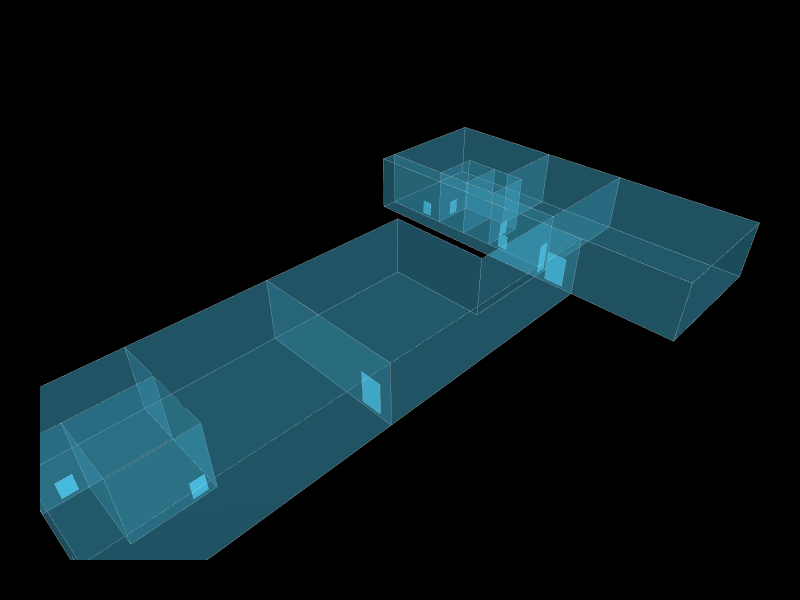

Notebook cell for this chart:
### Markdown cell above
## 10. Load Doors

### Code cell
DOOR_PATH = r"C:\\Users\\etmaglari\\IAAC\\etmaglari_gML\\R01\\Rhino_Doors_ETM.obj"

door_objects = Topology.ByOBJPath(DOOR_PATH, selfMerge=False)
door_cluster = door_objects[0] if isinstance(door_objects, list) else door_objects
doors        = Topology.Faces(door_cluster)

for d in doors:
    Topology.SetDictionary(d, Dictionary.ByKeysValues(["color"], ["#4CC9F0"]))

print(f"Doors found: {len(doors)}")

fig = Topology.Show(
    clean, door_cluster,
    faceColor="#4CC9F0", faceOpacity=0.25,
    edgeColor="white", edgeWidth=0.5,
    showVertices=False,
    backgroundColor="black",
    width=800, height=600,
    renderer=renderer
)
if fig:
    fig.write_html("Images/05_doors.html")

### Figure 1 — Plotly figure (JSON) as saved in the notebook; plotly's stock layout.template omitted (floating-point values rounded to 4 significant figures; data arrays with more than 128 entries replaced by an {"elided": "..."} marker saying what was removed)
{"data": [{"hoverinfo": "text", "legendgroup": "2", "legendrank": 2, "line": {"color": "white", "dash": "solid", "width": 0.5}, "marker": {"size": 0}, "mode": "lines", "name": "1: Untitled (Edges)", "showlegend": false, "text": "", "type": "scatter3d", "x": {"elided": "300 int values"}, "y": {"elided": "300 int values"}, "z": {"elided": "300 int values"}}, {"cmax": 1, "cmin": 0, "color": "#4CC9F0", "colorscale": [[0, "#440154"], [0.1111, "#482878"], [0.2222, "#3e4989"], [0.3333, "#31688e"], [0.4444, "#26828e"], [0.5556, "#1f9e89"], [0.6667, "#35b779"], [0.7778, "#6ece58"], [0.8889, "#b5de2b"], [1, "#fde725"]], "flatshading": true, "hoverinfo": "text", "hovertext": "", "i": [0, 0, 4, 4, 8, 8, 12, 12, 13, 13, 16, 17, 14, 2, 10, 18, 18, 16, 3, 12, 24, 24, 25, 15, 15, 22, 26, 26, 15, 15, 30, 30, 34, 34, 34, 35, 40, 40, 38, 38, 16, 16, 25, 25, 2, 3, 46, 46, 7, 7, 4, 5, 54, 54, 20, 20], "j": [1, 2, 5, 6, 9, 11, 13, 14, 12, 11, 13, 13, 13, 17, 14, 19, 2, 20, 21, 23, 23, 3, 21, 9, 24, 23, 27, 28, 14, 10, 31, 32, 35, 36, 38, 34, 41, 42, 39, 44, 23, 22, 19, 18, 19, 2, 47, 49, 6, 50, 52, 4, 55, 56, 22, 21], "k": [2, 3, 6, 7, 10, 9, 14, 15, 11, 8, 8, 16, 17, 16, 17, 2, 20, 2, 22, 11, 12, 23, 3, 24, 12, 3, 28, 29, 10, 9, 32, 33, 36, 37, 39, 39, 42, 43, 44, 45, 22, 20, 18, 21, 25, 25, 48, 47, 50, 51, 53, 53, 56, 57, 21, 18], "legendgroup": "3", "legendrank": 3, "lighting": {"facenormalsepsilon": 0}, "name": "1: Untitled (Faces)", "opacity": 0.25, "showlegend": false, "showscale": false, "text": "", "type": "mesh3d", "x": [99, 99, 60, 60, 15, 15, 5, 5, 75, 75, 75, 75, 99, 99, 99, 99, 75, 75, 0, 60, 0, 0, 0, 75, 75, 60, 78, 78, 78, 78, 99, 99, 86, 86, 86, 86, 78, 78, 86, 86, 86, 86, 78, 78, 78, 78, 35, 35, 35, 35, 5, 5, 15, 15, 15, 15, 0, 0], "y": [7, 7, 7, 7, 7, 7, 7, 7, -17, 43, 43, -17, -17, -17, 43, 43, 0, 7, 24, 24, 0, 24, 0, 0, 7, 24, 7, 7, 43, 43, 22, 22, 22, 22, 19, 19, 19, 19, 31, 31, 25, 25, 25, 25, 31, 31, 0, 24, 24, 0, 17, 17, 24, 24, 17, 17, 17, 17], "z": [10, 0, 0, 10, 0, 10, 10, 0, 0, 10, 0, 10, 10, 0, 0, 10, 0, 0, 0, 0, 0, 10, 10, 10, 10, 10, 10, 0, 0, 10, 10, 0, 0, 10, 10, 0, 0, 10, 10, 0, 10, 0, 0, 10, 0, 10, 0, 10, 0, 10, 10, 0, 0, 10, 10, 0, 0, 10]}, {"hoverinfo": "text", "legendgroup": "6", "legendrank": 6, "line": {"color": "white", "dash": "solid", "width": 0.5}, "marker": {"size": 0}, "mode": "lines", "name": "2: Default (Edges)", "showlegend": false, "text": "", "type": "scatter3d", "x": [78, 78, null, 78, 78, null, 78, 78, null, 78, 78, null, 82.9, 81.1, null, 81.1, 81.1, null, 81.1, 82.9, null, 82.9, 82.9, null, 82.9, 82.9, null, 82.9, 81.1, null, 81.1, 81.1, null, 81.1, 82.9, null, 78, 78, null, 78, 78, null, 78, 78, null, 78, 78, null, 75.62, 77.38, null, 77.38, 77.38, null, 77.38, 75.62, null, 75.62, 75.62, null, 75, 75, null, 75, 75, null, 75, 75, null, 75, 75, null, 14, 12.2, null, 12.2, 12.2, null, 12.2, 14, null, 14, 14, null, 35, 35, null, 35, 35, null, 35, 35, null, 35, 35, null, 4, 2.2, null, 2.2, 2.2, null, 2.2, 4, null, 4, 4, null, 0, 0, null, 0, 0, null, 0, 0, null, 0, 0, null], "y": [35, 33.2, null, 33.2, 33.2, null, 33.2, 35, null, 35, 35, null, 31, 31, null, 31, 31, null, 31, 31, null, 31, 31, null, 19, 19, null, 19, 19, null, 19, 19, null, 19, 19, null, 17, 15.2, null, 15.2, 15.2, null, 15.2, 17, null, 17, 17, null, 7, 7, null, 7, 7, null, 7, 7, null, 7, 7, null, 1.875, 5.125, null, 5.125, 5.125, null, 5.125, 1.875, null, 1.875, 1.875, null, 7, 7, null, 7, 7, null, 7, 7, null, 7, 7, null, 1.875, 5.125, null, 5.125, 5.125, null, 5.125, 1.875, null, 1.875, 1.875, null, 17, 17, null, 17, 17, null, 17, 17, null, 17, 17, null, 1.875, 5.125, null, 5.125, 5.125, null, 5.125, 1.875, null, 1.875, 1.875, null], "z": [3, 3, null, 3, 0.5, null, 0.5, 0.5, null, 0.5, 3, null, 0.5, 0.5, null, 0.5, 3, null, 3, 3, null, 3, 0.5, null, 3, 0.5, null, 0.5, 0.5, null, 0.5, 3, null, 3, 3, null, 0.5, 0.5, null, 0.5, 3, null, 3, 3, null, 3, 0.5, null, 5.5, 5.5, null, 5.5, 0.5, null, 0.5, 0.5, null, 0.5, 5.5, null, 0.5, 0.5, null, 0.5, 5.5, null, 5.5, 5.5, null, 5.5, 0.5, null, 3, 3, null, 3, 0.5, null, 0.5, 0.5, null, 0.5, 3, null, 0.5, 0.5, null, 0.5, 5.5, null, 5.5, 5.5, null, 5.5, 0.5, null, 3, 3, null, 3, 0.5, null, 0.5, 0.5, null, 0.5, 3, null, 5.5, 5.5, null, 5.5, 0.5, null, 0.5, 0.5, null, 0.5, 5.5, null]}, {"cmax": 1, "cmin": 0, "color": "#4CC9F0", "colorscale": [[0, "#440154"], [0.1111, "#482878"], [0.2222, "#3e4989"], [0.3333, "#31688e"], [0.4444, "#26828e"], [0.5556, "#1f9e89"], [0.6667, "#35b779"], [0.7778, "#6ece58"], [0.8889, "#b5de2b"], [1, "#fde725"]], "flatshading": true, "hoverinfo": "text", "hovertext": "", "i": [0, 0, 4, 4, 8, 8, 12, 12, 16, 16, 20, 20, 24, 24, 28, 28, 32, 32, 36, 36], "j": [1, 2, 5, 6, 9, 10, 13, 14, 17, 18, 21, 22, 25, 26, 29, 30, 33, 34, 37, 38], "k": [2, 3, 6, 7, 10, 11, 14, 15, 18, 19, 22, 23, 26, 27, 30, 31, 34, 35, 38, 39], "legendgroup": "7", "legendrank": 7, "lighting": {"facenormalsepsilon": 0}, "name": "2: Default (Faces)", "opacity": 1, "showlegend": false, "showscale": false, "text": "", "type": "mesh3d", "x": [78, 78, 78, 78, 82.9, 82.9, 81.1, 81.1, 82.9, 82.9, 81.1, 81.1, 78, 78, 78, 78, 77.38, 77.38, 75.62, 75.62, 75, 75, 75, 75, 14, 14, 12.2, 12.2, 35, 35, 35, 35, 4, 4, 2.2, 2.2, 0, 0, 0, 0], "y": [33.2, 33.2, 35, 35, 31, 31, 31, 31, 19, 19, 19, 19, 15.2, 15.2, 17, 17, 7, 7, 7, 7, 1.875, 1.875, 5.125, 5.125, 7, 7, 7, 7, 1.875, 1.875, 5.125, 5.125, 17, 17, 17, 17, 1.875, 1.875, 5.125, 5.125], "z": [3, 0.5, 0.5, 3, 3, 0.5, 0.5, 3, 3, 0.5, 0.5, 3, 0.5, 3, 3, 0.5, 5.5, 0.5, 0.5, 5.5, 5.5, 0.5, 0.5, 5.5, 0.5, 3, 3, 0.5, 5.5, 0.5, 0.5, 5.5, 0.5, 3, 3, 0.5, 0.5, 5.5, 5.5, 0.5]}], "layout": {"autosize": true, "height": 600, "margin": {"b": 40, "l": 40, "r": 40, "t": 40}, "paper_bgcolor": "#000000", "plot_bgcolor": "#000000", "scene": {"aspectmode": "data", "camera": {"center": {"x": 0, "y": 0, "z": 0}, "eye": {"x": -1.25, "y": -1.25, "z": 1.25}, "projection": {"type": "perspective"}, "up": {"x": 0, "y": 0, "z": 1}}, "xaxis": {"visible": false}, "yaxis": {"visible": false}, "zaxis": {"visible": false}}, "showlegend": true, "width": 800, "xaxis": {"showgrid": false, "visible": false, "zeroline": false}, "yaxis": {"showgrid": false, "visible": false, "zeroline": false}}}
